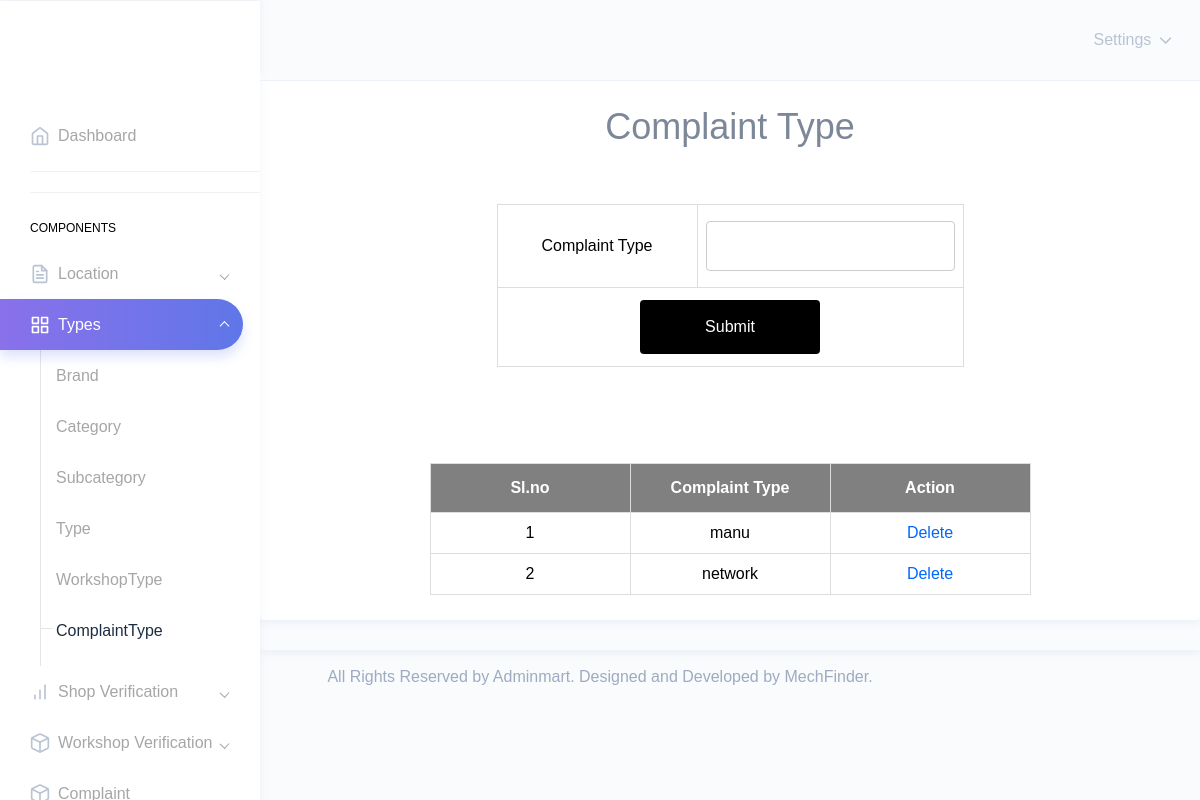
The page /Admin/ComplaintType.php on the database its author committed.
### tables this page shows
CREATE TABLE `tbl_complainttype` (
  `complainttype_id` int(11) NOT NULL,
  `complainttype_name` varchar(30) NOT NULL
);

### Admin/ComplaintType.php (the view, shortened to what this page needs)
<?php
include("../Assets/Connection/Connection.php");
include("Head.php");
			        ?>
<!DOCTYPE html PUBLIC "-//W3C//DTD XHTML 1.0 Transitional//EN" "http://www.w3.org/TR/xhtml1/DTD/xhtml1-transitional.dtd">
<html xmlns="http://www.w3.org/1999/xhtml">
<head>
</head>
<body>
<h1 align="center">Complaint Type</h1>
<div id="tab">
<br/><br/>
<form id="form1" name="form1" method="post" action="">
  <table border="1"align="center" cellpadding="5">
    <tr align="center">
      <td>Complaint Type</td>
      <td><input type="text" name="txtct" id="txtct" required autocomplete="off" /></td>
    </tr>
    <tr align="center">
      <td colspan="2"><div align="center">
        <input type="submit" name="btnsave" id="btnsave" value="Submit" />
      </div></td>
    </tr>
  </table>
  </form>
  <br /> <br /> <br />
  <br />
   <table border="1"al align="center"cellpadding="5">
    <tr align="center">
      <th >Sl.no</th>
      <th>Complaint Type</th>
      <th colspan="2"><div align="center">Action</div></th>
    </tr>
<?php
$i=0;
$selqry = "select * from tbl_complainttype";
$result=$conn->query($selqry);
while($row = $result->fetch_assoc())
{
	$i++;
?>
		<tr align="center">
        	<td>
            <?php echo $i;?>
            </td>
            <td>
            <?php echo $row["complainttype_name"];?>
            </td>
       		<td width="132"colspan="2"align="center">
        <a href="ComplaintType.php?del=<?php echo $row["complainttype_id"];?>">Delete</a></td></tr>
        <?php
}
?>
  </table>
</div>
</body>
<?php
include("Foot.php");
?>
</html>

### Assets/Templates/form.css (style rules this page uses)
#tab { font-family: "Trebuchet MS", Arial, Helvetica, sans-serif; border-collapse: collapse; width: 100%; }
#tab td, #tab th { border: 1px solid #ddd; padding: 8px; color: black; text-align:center; min-width:200px; }
#tab a { color:#06F; }
#tab th { padding-top: 12px; padding-bottom: 12px; text-align:center; background-color: gray; color: white; alignment-adjust:central; }
input[type=text],[type=password],[type=email],[type=date], select { width: 100%; padding: 12px 20px; margin: 8px 0; display: inline-block; border: 1px solid #ccc; border-radius: 4px; box-sizing: border-box; }
input[type=submit] { width: 40%; background-color: black; color: white; padding: 15px; margin: 4px 0; border: none; border-radius: 4px; cursor: pointer; }

### rows shown on the page
tbl_complainttype: complainttype_name "manu"
tbl_complainttype: complainttype_name "network"
